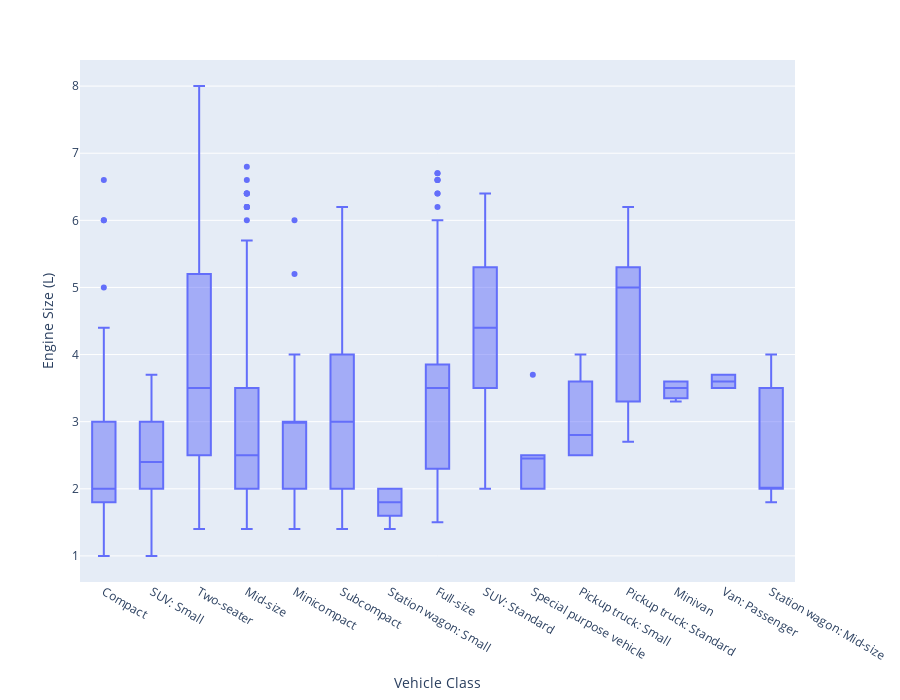

This figure's notebook cell:
### Code cell
fig = px.box(fuel_ratings_2018, y='Engine Size (L)', x='Vehicle Class')
fig.update_layout(height=700)

fig.show()

### Figure 1 — Plotly figure (JSON) as saved in the notebook; plotly's stock layout.template omitted (floating-point values rounded to 4 significant figures; data arrays with more than 128 entries replaced by an {"elided": "..."} marker saying what was removed)
{"data": [{"alignmentgroup": "True", "hovertemplate": "Vehicle Class=%{x}<br>Engine Size (L)=%{y}<extra></extra>", "legendgroup": "", "marker": {"color": "#636efa"}, "name": "", "notched": false, "offsetgroup": "", "orientation": "v", "showlegend": false, "type": "box", "x": {"elided": "1083 str values"}, "x0": " ", "xaxis": "x", "y": {"elided": "1083 float values"}, "y0": " ", "yaxis": "y"}], "layout": {"boxmode": "group", "height": 700, "legend": {"tracegroupgap": 0}, "margin": {"t": 60}, "xaxis": {"anchor": "y", "domain": [0, 1], "title": {"text": "Vehicle Class"}}, "yaxis": {"anchor": "x", "domain": [0, 1], "title": {"text": "Engine Size (L)"}}}}
